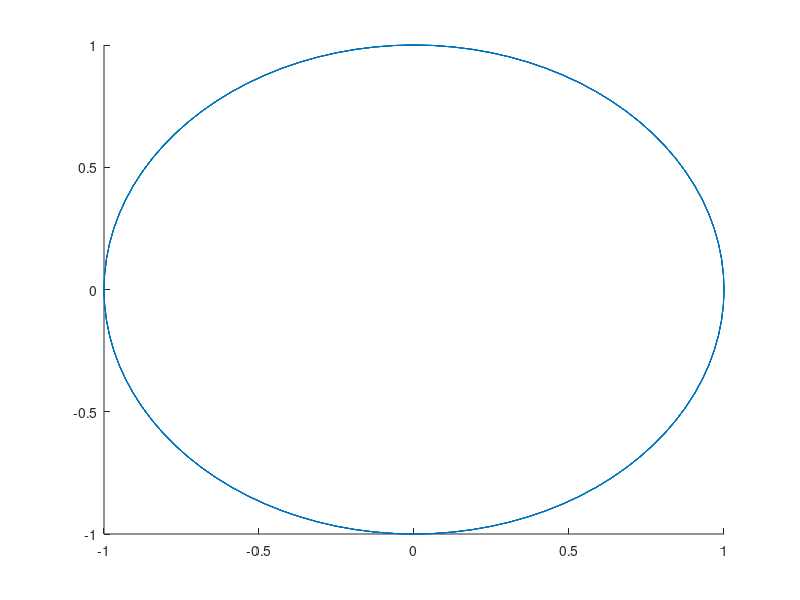

Recreate this plot in MATLAB. (Note: this script raises an error after producing the figure.)
t = 0:pi/50:10*pi;
figure;
for i = 1:1:length(t)
    clf;
    hold on;
    plot3(sin(t),cos(t),t)
    plot3(sin(t(i)), cos(t(i)), t(i), 'O');
    view(35, 35);
    xlabel('sin(t)')
    ylabel('cos(t)')
    zlabel('t')
    pause(0.1);
end;